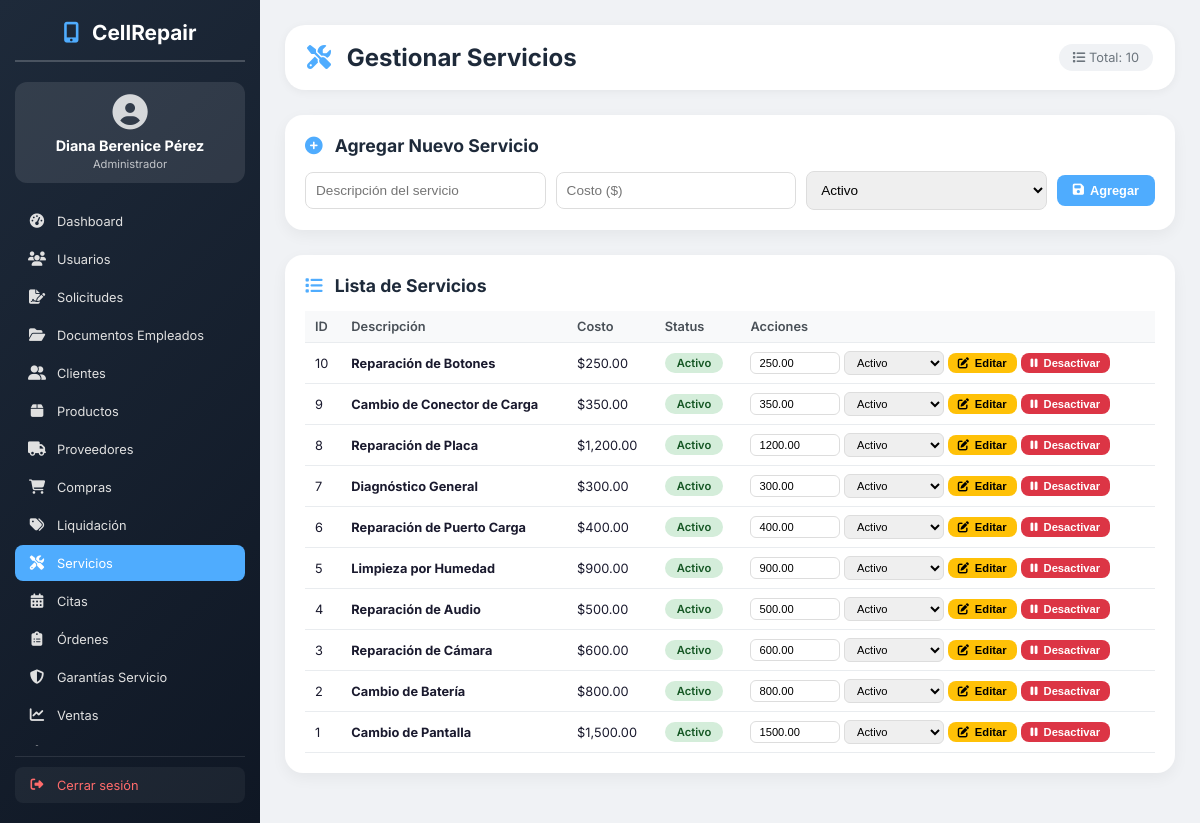
Screenshot of /servicios.php (signed in) with the database file from the repository.
### tables this page shows
CREATE TABLE Servicio_reparacion (
    Id_servicio INT AUTO_INCREMENT PRIMARY KEY, 
    Descripcion VARCHAR(100) NOT NULL, 
    Costo DECIMAL(10,2) NOT NULL CHECK (Costo > 0), 
    Status VARCHAR(50) DEFAULT 'Pendiente'
);

### servicios.php (the view, shortened to what this page needs)
<?php
include '../conexion.php';
$servicios = $conn->query("SELECT * FROM Servicio_reparacion ORDER BY Id_servicio DESC");
?>
<!DOCTYPE html>
<html lang="es">
<head>
    <link rel="stylesheet" href="https://cdnjs.cloudflare.com/ajax/libs/font-awesome/6.4.0/css/all.min.css">
</head>
<body>
    <div class="sidebar">
        <h2><i class="fas fa-mobile-alt"></i> <span>CellRepair</span></h2>
        <div class="user-info">
            <i class="fas fa-user-circle"></i>
            <h3><?php echo $_SESSION['usuario']; ?></h3>
            <p>Administrador</p>
        </div>
        <div class="menu-wrapper">
            <nav>
                <ul>
                    <li><a href="dashboard.php"><i class="fas fa-tachometer-alt"></i> <span>Dashboard</span></a></li>
                    <li><a href="usuarios.php"><i class="fas fa-users"></i> <span>Usuarios</span></a></li>
                    <li><a href="solicitudes_empleados.php"><i class="fas fa-file-signature"></i> <span>Solicitudes</span></a></li>
                    <li><a href="documentos_empleados.php"><i class="fas fa-folder-open"></i> <span>Documentos Empleados</span></a></li>
                    <li><a href="clientes.php"><i class="fas fa-user-friends"></i> <span>Clientes</span></a></li>
                    <li><a href="productos.php"><i class="fas fa-box"></i> <span>Productos</span></a></li>
                    <li><a href="proveedores.php"><i class="fas fa-truck"></i> <span>Proveedores</span></a></li>
                    <li><a href="compras.php"><i class="fas fa-shopping-cart"></i> <span>Compras</span></a></li>
                    <li><a href="liquidaciones.php"><i class="fas fa-tags"></i> <span>Liquidación</span></a></li>
                    <li><a href="servicios.php" class="active"><i class="fas fa-tools"></i> <span>Servicios</span></a></li>
                    <li><a href="citas.php"><i class="fas fa-calendar-alt"></i> <span>Citas</span></a></li>
                    <li><a href="ordenes.php"><i class="fas fa-clipboard-list"></i> <span>Órdenes</span></a></li>
                    <li><a href="garantias_servicio.php"><i class="fas fa-shield-alt"></i> <span>Garantías Servicio</span></a></li>
                    <li><a href="ventas.php"><i class="fas fa-chart-line"></i> <span>Ventas</span></a></li>
                    <li><a href="garantias_venta.php"><i class="fas fa-shield-alt"></i> <span>Garantías Venta</span></a></li>
                </ul>
            </nav>
        </div>
        <div class="logout-wrapper">
            <a href="../logout.php" class="logout-btn">
                <i class="fas fa-sign-out-alt"></i> <span>Cerrar sesión</span>
            </a>
        </div>
    </div>
    <div class="main-content">
        <div class="header">
            <h1><i class="fas fa-tools"></i> Gestionar Servicios</h1>
            <span class="badge-count"><i class="fas fa-list"></i> Total: <?php echo $servicios->num_rows; ?></span>
        </div>
        <div class="card">
            <h3><i class="fas fa-plus-circle"></i> Agregar Nuevo Servicio</h3>
            <form method="POST" class="form-row">
                <input type="text" name="descripcion" placeholder="Descripción del servicio" required>
                <input type="number" step="0.01" name="costo" placeholder="Costo ($)" required>
                <select name="estado">
                    <option value="Activo">Activo</option>
                </select>
                <button type="submit" name="agregar" class="btn btn-primary">
                    <i class="fas fa-save"></i> Agregar
                </button>
            </form>
        </div>
        <div class="card">
            <h3><i class="fas fa-list"></i> Lista de Servicios</h3>
            <div style="overflow-x:auto;">
                <table>
                    <thead>
                        <tr>
                            <th>ID</th>
                            <th>Descripción</th>
                            <th>Costo</th>
                            <th>Status</th>
                            <th>Acciones</th>
                        </tr>
                    </thead>
                    <tbody>
                        <?php if ($servicios->num_rows > 0): ?>
                            <?php while($row = $servicios->fetch_assoc()): ?>
                            <tr>
                                <td><?php echo $row['Id_servicio']; ?></td>
                                <td><strong><?php echo $row['Descripcion']; ?></strong></td>
                                <td>$<?php echo number_format($row['Costo'], 2); ?></td>
                                <td>
                                    <span class="estado-<?php echo strtolower($row['Status']); ?>">
                                        <?php echo $row['Status']; ?>
                                    </span>
                                </td>
                                <td>
                                    <div class="acciones-form">
                                        <form method="POST" style="display:inline-block;">
                                            <input type="number" step="0.01" name="costo" placeholder="Costo" value="<?php echo $row['Costo']; ?>" required>
                                            <select name="estado">
                                                <option value="Activo" <?php echo $row['Status'] == 'Activo' ? 'selected' : ''; ?>>Activo</option>
                                            </select>
                                            <button type="submit" name="editar" class="btn btn-warning btn-sm">
                                                <i class="fas fa-edit"></i> Editar
                                            </button>
                                        </form>
                                        <?php if($row['Status'] == 'Activo'): ?>
                                            <form method="POST" style="display:inline-block;">
                                                <button type="submit" name="desactivar" class="btn btn-danger btn-sm" onclick="return confirm('¿Desactivar este servicio?')">
                                                    <i class="fas fa-pause"></i> Desactivar
                                                </button>
                                            </form>
                                        <?php endif; ?>
                                    </div>
                                </td>
                            </tr>
                            <?php endwhile; ?>
                        <?php endif; ?>
                    </tbody>
                </table>
            </div>
        </div>
    </div>
</body>
</html>

### servicios.php (style rules this page uses)
* { margin: 0; padding: 0; box-sizing: border-box; }
body { font-family: 'Inter', sans-serif; background: #f0f2f5; color: #1a1a2e; }
.sidebar { position: fixed; left: 0; top: 0; width: 260px; height: 100%; background: linear-gradient(135deg, #1e2a3a, #0f1724); color: white; padding: 20px 15px; z-index: 100; display: flex; flex-direction: column; overflow-y: auto; scroll-behavior: smooth; }
.sidebar h2 { font-size: 1.3rem; margin-bottom: 20px; padding-bottom: 15px; border-bottom: 2px solid rgba(255,255,255,0.2); text-align: center; flex-shrink: 0; }
.sidebar h2 i { margin-right: 8px; color: #4facfe; }
.sidebar .user-info { background: rgba(255,255,255,0.1); padding: 12px; border-radius: 12px; margin-bottom: 20px; text-align: center; flex-shrink: 0; }
.sidebar .user-info i { font-size: 2.2rem; margin-bottom: 8px; opacity: 0.8; }
.sidebar .user-info h3 { font-size: 0.9rem; margin-bottom: 3px; }
.sidebar .user-info p { font-size: 0.7rem; opacity: 0.7; }
.sidebar .menu-wrapper { flex: 1; overflow-y: auto; margin-bottom: 10px; }
.sidebar nav ul { list-style: none; padding: 0; margin: 0; }
.sidebar nav ul li { margin-bottom: 2px; }
.sidebar nav ul li a { display: flex; align-items: center; gap: 10px; padding: 8px 12px; color: #e0e0e0; text-decoration: none; border-radius: 8px; transition: all 0.3s; font-size: 0.8rem; min-height: 36px; white-space: nowrap; }
.sidebar nav ul li a i { width: 20px; font-size: 0.9rem; text-align: center; flex-shrink: 0; }
.sidebar nav ul li a span { font-size: 0.8rem; line-height: 1.2; }
.sidebar nav ul li a.active { background: #4facfe; color: white; }
.sidebar .logout-wrapper { flex-shrink: 0; padding-top: 10px; border-top: 1px solid rgba(255,255,255,0.1); }
.logout-btn { display: flex; align-items: center; gap: 10px; padding: 10px 12px; background: rgba(255,255,255,0.05); color: #ff6b6b; text-decoration: none; border-radius: 8px; transition: all 0.3s; font-size: 0.8rem; min-height: 36px; }
.logout-btn i { width: 20px; text-align: center; }
.main-content { margin-left: 260px; padding: 25px; }
.header { background: white; padding: 18px 22px; border-radius: 20px; margin-bottom: 25px; display: flex; justify-content: space-between; align-items: center; box-shadow: 0 2px 10px rgba(0,0,0,0.05); }
.header h1 { font-size: 1.5rem; color: #1e2a3a; }
.header h1 i { color: #4facfe; margin-right: 10px; }
.header .badge-count { background: #f0f2f5; padding: 6px 14px; border-radius: 20px; font-size: 0.8rem; color: #6c757d; }
.card { background: white; border-radius: 18px; padding: 20px; margin-bottom: 25px; box-shadow: 0 5px 15px rgba(0,0,0,0.05); overflow-x: auto; }
.card h3 { font-size: 1.1rem; color: #1e2a3a; margin-bottom: 15px; }
.card h3 i { color: #4facfe; margin-right: 8px; }
.btn { padding: 8px 16px; border: none; border-radius: 8px; cursor: pointer; font-size: 0.8rem; font-weight: 600; transition: 0.3s; display: inline-flex; align-items: center; gap: 6px; }
.btn-primary { background: #4facfe; color: white; }
.btn-danger { background: #dc3545; color: white; }
.btn-warning { background: #ffc107; color: black; }
.btn-sm { padding: 4px 10px; font-size: 0.7rem; }
.form-row { display: grid; grid-template-columns: 1fr 1fr 1fr auto; gap: 10px; align-items: center; }
.form-row input, .form-row select { padding: 10px; border: 1px solid #ddd; border-radius: 8px; width: 100%; font-size: 0.85rem; outline: none; transition: 0.3s; }
table { width: 100%; border-collapse: collapse; font-size: 0.8rem; }
th, td { padding: 8px 10px; text-align: left; border-bottom: 1px solid #e9ecef; }
th { background: #f8f9fa; font-weight: 600; color: #495057; }
.estado-activo { background: #d4edda; color: #155724; padding: 3px 12px; border-radius: 20px; font-size: 0.7rem; display: inline-block; font-weight: 600; }
.acciones-form { display: flex; gap: 4px; flex-wrap: wrap; align-items: center; }
.acciones-form input, .acciones-form select { padding: 4px 8px; border: 1px solid #ddd; border-radius: 6px; font-size: 0.7rem; width: auto; }
.acciones-form select { width: 100px; }
.acciones-form input { width: 90px; }

### rows the page displays
servicio_reparacion: Id_servicio "10", Descripcion "Reparación de Botones", Costo "250.00", Status "Activo", costo "250.00", estado "Activo"
servicio_reparacion: Id_servicio "9", Descripcion "Cambio de Conector de Carga", Costo "350.00", Status "Activo", costo "350.00", estado "Activo"
servicio_reparacion: Id_servicio "8", Descripcion "Reparación de Placa", Costo "1,200.00", Status "Activo", costo "1200.00", estado "Activo"
servicio_reparacion: Id_servicio "7", Descripcion "Diagnóstico General", Costo "300.00", Status "Activo", costo "300.00", estado "Activo"
servicio_reparacion: Id_servicio "6", Descripcion "Reparación de Puerto Carga", Costo "400.00", Status "Activo", costo "400.00", estado "Activo"
servicio_reparacion: Id_servicio "5", Descripcion "Limpieza por Humedad", Costo "900.00", Status "Activo", costo "900.00", estado "Activo"
servicio_reparacion: Id_servicio "4", Descripcion "Reparación de Audio", Costo "500.00", Status "Activo", costo "500.00", estado "Activo"
servicio_reparacion: Id_servicio "3", Descripcion "Reparación de Cámara", Costo "600.00", Status "Activo", costo "600.00", estado "Activo"
servicio_reparacion: Id_servicio "2", Descripcion "Cambio de Batería", Costo "800.00", Status "Activo", costo "800.00", estado "Activo"
servicio_reparacion: Id_servicio "1", Descripcion "Cambio de Pantalla", Costo "1,500.00", Status "Activo", costo "1500.00", estado "Activo"

### other values shown
$_SESSION['usuario'] "Diana Berenice Pérez"
$servicios->num_rows "10"
